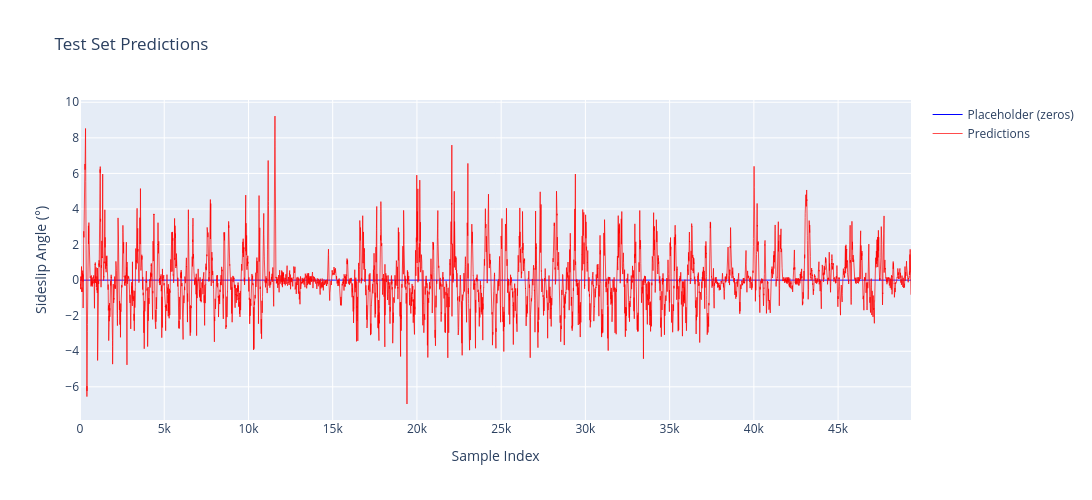

Write notebook code for a chart like this one.
### Code cell
test_ground_truths = []
with torch.no_grad():
    for x, y in test_dataloader:
        test_ground_truths.append(y.numpy())
test_ground_truths = np.concatenate(test_ground_truths)

fig = go.Figure()
fig.add_trace(go.Scatter(y=test_ground_truths, mode='lines', name='Placeholder (zeros)', 
                         line=dict(color='blue', width=1)))
fig.add_trace(go.Scatter(y=test_preds.flatten(), mode='lines', name='Predictions', 
                         line=dict(color='red', width=1), opacity=0.7))
fig.update_layout(
    title='Test Set Predictions',
    xaxis_title='Sample Index',
    yaxis_title='Sideslip Angle (°)',
    width=CONFIG['PLOTLY_WIDTH'],
    height=CONFIG['PLOTLY_HEIGHT']
)
fig.show()

### Figure 1 — Plotly figure (JSON) as saved in the notebook; plotly's stock layout.template omitted (floating-point values rounded to 4 significant figures; data arrays with more than 128 entries replaced by an {"elided": "..."} marker saying what was removed)
{"data": [{"line": {"color": "blue", "width": 1}, "mode": "lines", "name": "Placeholder (zeros)", "type": "scatter", "y": {"elided": "49328 float values"}}, {"line": {"color": "red", "width": 1}, "mode": "lines", "name": "Predictions", "opacity": 0.7, "type": "scatter", "y": {"elided": "49328 float values"}}], "layout": {"height": 500, "title": {"text": "Test Set Predictions"}, "width": 1200, "xaxis": {"title": {"text": "Sample Index"}}, "yaxis": {"title": {"text": "Sideslip Angle (°)"}}}}
